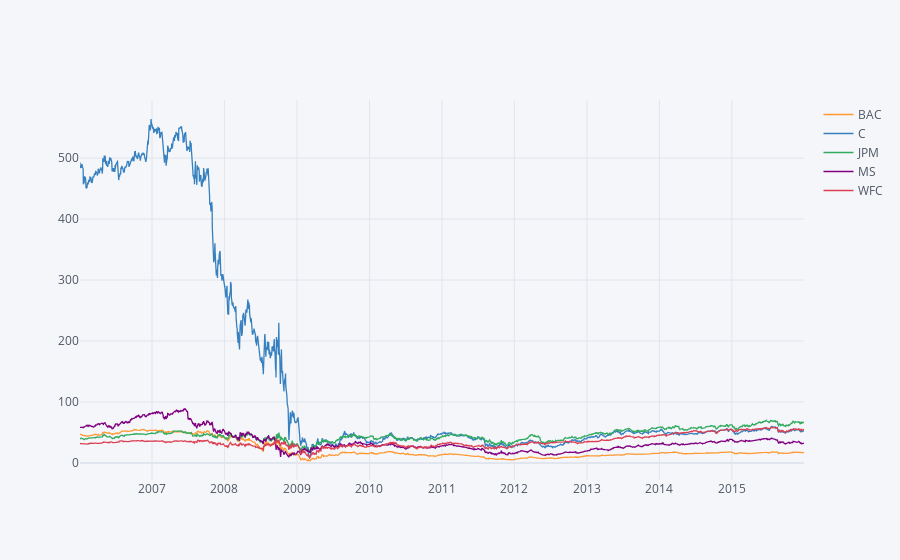

Source (notebook cell):
### Code cell
bank_stocks.xs(key = 'Close', level = 'Stock Info', axis = 1).iplot()

### Figure 1 — Plotly figure (JSON) as saved in the notebook; plotly's stock layout.template omitted (floating-point values rounded to 4 significant figures; data arrays with more than 128 entries replaced by an {"elided": "..."} marker saying what was removed)
{"data": [{"line": {"color": "rgba(255, 153, 51, 1.0)", "dash": "solid", "shape": "linear", "width": 1.3}, "mode": "lines", "name": "BAC", "text": "", "type": "scatter", "x": {"elided": "2517 str values"}, "y": {"elided": "2517 float values"}}, {"line": {"color": "rgba(55, 128, 191, 1.0)", "dash": "solid", "shape": "linear", "width": 1.3}, "mode": "lines", "name": "C", "text": "", "type": "scatter", "x": {"elided": "2517 str values"}, "y": {"elided": "2517 float values"}}, {"line": {"color": "rgba(50, 171, 96, 1.0)", "dash": "solid", "shape": "linear", "width": 1.3}, "mode": "lines", "name": "JPM", "text": "", "type": "scatter", "x": {"elided": "2517 str values"}, "y": {"elided": "2517 float values"}}, {"line": {"color": "rgba(128, 0, 128, 1.0)", "dash": "solid", "shape": "linear", "width": 1.3}, "mode": "lines", "name": "MS", "text": "", "type": "scatter", "x": {"elided": "2517 str values"}, "y": {"elided": "2517 float values"}}, {"line": {"color": "rgba(219, 64, 82, 1.0)", "dash": "solid", "shape": "linear", "width": 1.3}, "mode": "lines", "name": "WFC", "text": "", "type": "scatter", "x": {"elided": "2517 str values"}, "y": {"elided": "2517 float values"}}], "layout": {"legend": {"bgcolor": "#F5F6F9", "font": {"color": "#4D5663"}}, "paper_bgcolor": "#F5F6F9", "plot_bgcolor": "#F5F6F9", "title": {"font": {"color": "#4D5663"}}, "xaxis": {"gridcolor": "#E1E5ED", "showgrid": true, "tickfont": {"color": "#4D5663"}, "title": {"font": {"color": "#4D5663"}, "text": ""}, "zerolinecolor": "#E1E5ED"}, "yaxis": {"gridcolor": "#E1E5ED", "showgrid": true, "tickfont": {"color": "#4D5663"}, "title": {"font": {"color": "#4D5663"}, "text": ""}, "zerolinecolor": "#E1E5ED"}}}
